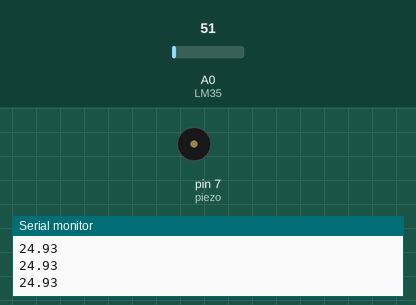
Bench run of a sketch on a simulated Arduino Uno, built with avr-gcc and run on an emulated ATmega328P. Parts: buzzer (waves = sounding, pin HIGH), the last lines printed to the serial monitor. The test bench sets the inputs (shaded band); at power-on: A0 (LM35) = 51.

Above: at 1.2 s.
1.3 s: A0 (LM35) set to 112
2.8 s: A0 (LM35) set to 130
At 3.4 s:
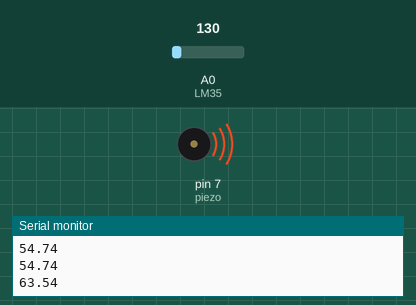
5.8 s: A0 (LM35) set to 86
At 7.1 s:
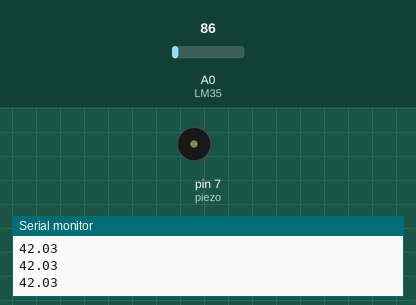
7.5 s: A0 (LM35) set to 163
At 8.3 s:
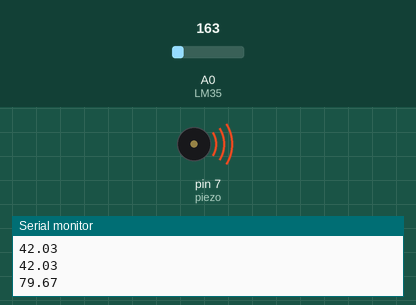
Timing chart, 0 to 11.5 s (numbered marks = the images above; inputs shaded):
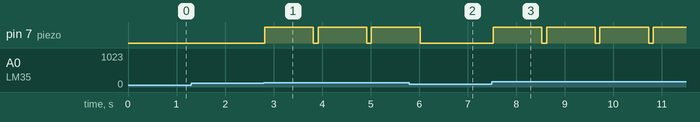

Measured:
- the behaviour switches between 122 and 123 on A0 (LM35) (found by bisection; images 0 and 1)
- after the input at 2.8 s, pin 7 (piezo): alternates HIGH for 1.0 s and LOW for 0.10 s, starting at once
- after the input at 5.8 s, pin 7 (piezo): goes on until 6.0 s, then stays LOW
- after the input at 7.5 s, pin 7 (piezo): alternates HIGH for 1.0 s and LOW for 0.10 s, starting at once

The sketch:

temp_amp_piezo_1.ino
```cpp
#define LM35 A0
#define piezo 7


float lm_value;
float tempc;

void setup() {
  Serial.begin(9600);
  pinMode(piezo, OUTPUT);

}

void loop() {
  lm_value = analogRead(LM35);
  tempc = (lm_value * 500) / 1023;
  Serial.println(tempc);//Temperature in Celcius

  //Condition
  if (tempc > 60) {
    digitalWrite(piezo, HIGH);
    delay(1000);
    digitalWrite(piezo, LOW);
  }
  else {

    digitalWrite(piezo, LOW);
  }
  delay(100);
}
```
